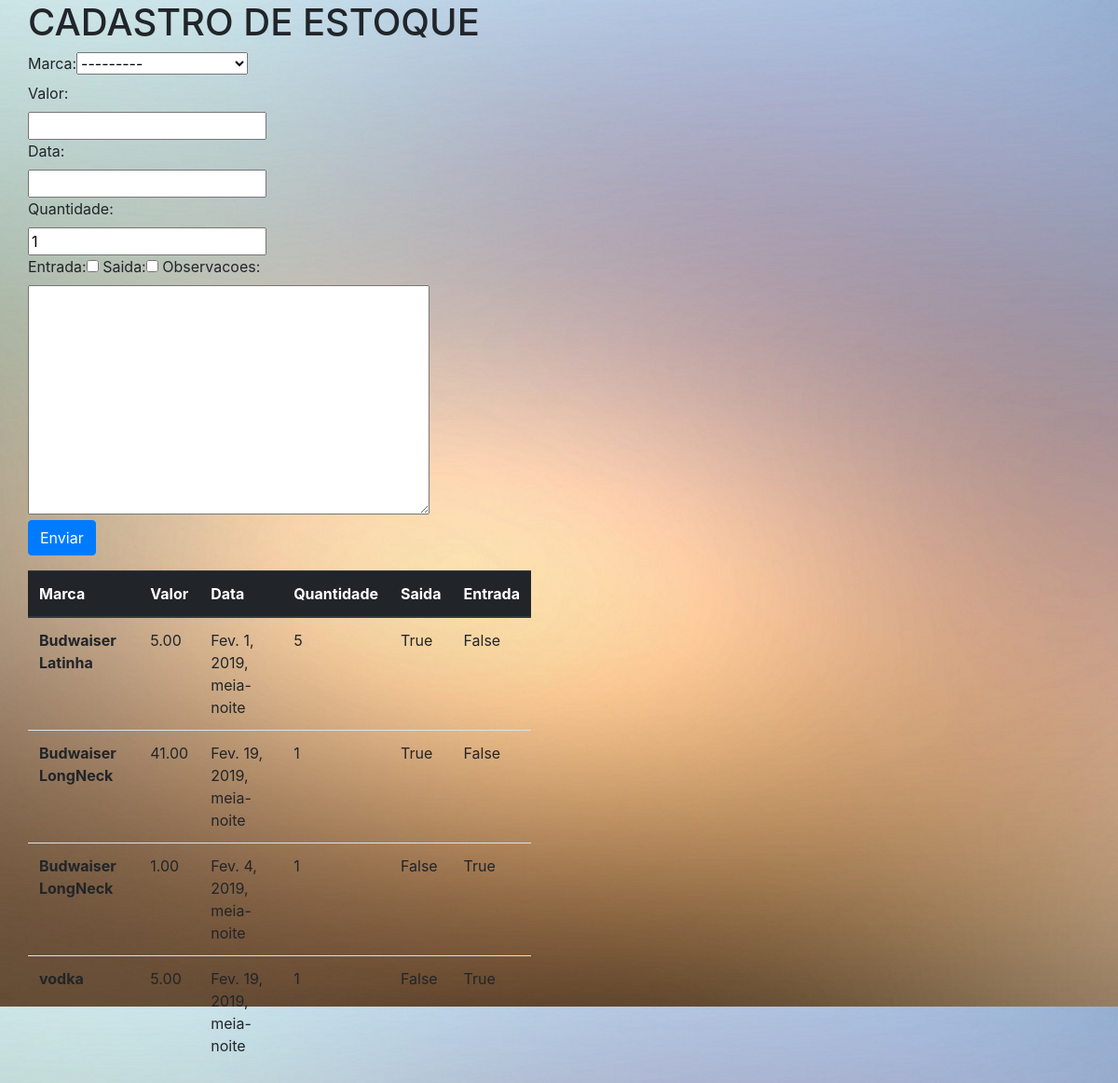
/core/bebidas/, run on the app's committed database.
### core/models.py (models this page shows, shortened)
class Estoque(models.Model):
    marca = models.ForeignKey(
        Bebida,
         on_delete=models.PROTECT)
    valor = models.DecimalField(
        max_digits=5,
        decimal_places=2)
    data = models.DateTimeField(
        blank=False)
    quantidade = models.IntegerField(
        default=1)
    entrada = models.BooleanField()
    saida = models.BooleanField()
    observacoes = models.TextField(null=True, blank=True)

class Bebida(models.Model):
    nome = models.CharField(max_length=50)
    def __str__(self):
        return self.nome

### core/views.py (the view)
def lista_bebidas(request):
    bebidas = Bebida.objects.all()
    estoques = Estoque.objects.all()
    form = EstoqueForm()
    data = {'bebidas': bebidas, 'form': form, 'estoques': estoques}
    return render(request, 'core/lista_bebidas.html', data)

### core/forms.py
class EstoqueForm(ModelForm):
    class Meta:
        model = Estoque
        fields = '__all__'

### core/templates/core/lista_bebidas.html (shortened to what this page needs)
{% extends 'base.html' %}
{% load bootstrap %}
{% block main %}
<div class="col-sm-6">
    <div class="col-12">
        <h1>CADASTRO DE ESTOQUE</h1>
    </div>
</div>
<div class="col-sm-6">
    <div class="col-sm-6">
        <form action="{% url 'core_bebida_novo' %}" method="POST">
            {{ form|bootstrap }}
            <button type="submit" class="btn btn-primary">Enviar</button>
        </form>
    </div>
    <div class="col-12">
            <table class="table">
                <thead class="thead-dark">
                    <tr>
                    <th scope="col">Marca</th>
                    <th scope="col">Valor</th>
                    <th scope="col">Data</th>
                    <th scope="col">Quantidade</th>
                    <th scope="col">Saida</th>
                    <th scope="col">Entrada</th>
                    </tr>
                </thead>
                <tbody>
                    {% for estoque in estoques %}
                    <tr>
                    <th scope="row">{{ estoque.marca }}</th>
                    <td>{{ estoque.valor }}</td>
                    <td>{{ estoque.data }}</td>
                    <td>{{ estoque.quantidade }}</td>
                    <td>{{ estoque.saida }}</td>
                    <td>{{ estoque.entrada }}</td>
                    </tr>
                    {% endfor %}
                </tbody>
            </table>
    </div>
</div>
{% endblock %}

### templates/base.html (shortened to what this page needs)
{% load static %}
<!DOCTYPE html>
<html lang="en">
<head>
    <link rel="stylesheet" href="{% static 'bootstrap/css/bootstrap.css' %}">
</head>
<body id="bg" style="background-image: url('{% static "images/2.jpg" %}')";>
    {% block main %}
    {% endblock %}
</body>
</html>

### data on the page
Estoque: marca "Budwaiser Latinha", valor "5.00", data "Fev. 1, 2019, meia-noite", quantidade "5", saida "True", entrada "False"
Estoque: marca "Budwaiser LongNeck", valor "41.00", data "Fev. 19, 2019, meia-noite", quantidade "1", saida "True", entrada "False"
Estoque: marca "Budwaiser LongNeck", valor "1.00", data "Fev. 4, 2019, meia-noite", quantidade "1", saida "False", entrada "True"
Estoque: marca "vodka", valor "5.00", data "Fev. 19, 2019, meia-noite", quantidade "1", saida "False", entrada "True"
